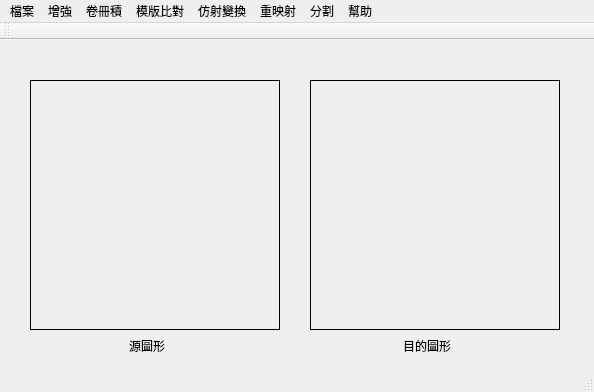
<?xml version="1.0" encoding="UTF-8"?>
<ui version="4.0">
 <class>MainWindow</class>
 <widget class="QMainWindow" name="MainWindow">
  <property name="geometry">
   <rect>
    <x>0</x>
    <y>0</y>
    <width>594</width>
    <height>392</height>
   </rect>
  </property>
  <property name="windowTitle">
   <string>chapter2</string>
  </property>
  <widget class="QWidget" name="centralWidget">
   <widget class="QLabel" name="label1">
    <property name="geometry">
     <rect>
      <x>30</x>
      <y>40</y>
      <width>250</width>
      <height>250</height>
     </rect>
    </property>
    <property name="frameShape">
     <enum>QFrame::Box</enum>
    </property>
    <property name="text">
     <string/>
    </property>
   </widget>
   <widget class="QLabel" name="label2">
    <property name="geometry">
     <rect>
      <x>310</x>
      <y>40</y>
      <width>250</width>
      <height>250</height>
     </rect>
    </property>
    <property name="frameShape">
     <enum>QFrame::Box</enum>
    </property>
    <property name="text">
     <string/>
    </property>
   </widget>
   <widget class="QLabel" name="label3">
    <property name="geometry">
     <rect>
      <x>0</x>
      <y>0</y>
      <width>101</width>
      <height>41</height>
     </rect>
    </property>
    <property name="text">
     <string/>
    </property>
   </widget>
   <widget class="QLabel" name="label">
    <property name="geometry">
     <rect>
      <x>120</x>
      <y>300</y>
      <width>54</width>
      <height>12</height>
     </rect>
    </property>
    <property name="text">
     <string>源圖形</string>
    </property>
    <property name="alignment">
     <set>Qt::AlignCenter</set>
    </property>
   </widget>
   <widget class="QLabel" name="label_2">
    <property name="geometry">
     <rect>
      <x>400</x>
      <y>300</y>
      <width>54</width>
      <height>12</height>
     </rect>
    </property>
    <property name="text">
     <string>目的圖形</string>
    </property>
    <property name="alignment">
     <set>Qt::AlignCenter</set>
    </property>
   </widget>
  </widget>
  <widget class="QMenuBar" name="menuBar">
   <property name="geometry">
    <rect>
     <x>0</x>
     <y>0</y>
     <width>594</width>
     <height>23</height>
    </rect>
   </property>
   <widget class="QMenu" name="menu">
    <property name="title">
     <string>檔案</string>
    </property>
    <addaction name="openLenaJpg"/>
    <addaction name="openCustomeFile"/>
    <addaction name="restoreFile"/>
    <addaction name="Clear"/>
    <addaction name="exitSystem"/>
   </widget>
   <widget class="QMenu" name="menu_2">
    <property name="title">
     <string>幫助</string>
    </property>
    <addaction name="copyright"/>
    <addaction name="about"/>
   </widget>
   <widget class="QMenu" name="menu_3">
    <property name="title">
     <string>增強</string>
    </property>
    <addaction name="HistEqualize"/>
    <addaction name="contrast"/>
    <addaction name="light"/>
    <addaction name="contrastAndLight"/>
   </widget>
   <widget class="QMenu" name="menu_4">
    <property name="title">
     <string>卷冊積</string>
    </property>
    <addaction name="filter2D1"/>
    <addaction name="filter2D2"/>
    <addaction name="filter2D3"/>
    <addaction name="filter2D4"/>
    <addaction name="filter2D5"/>
    <addaction name="filter2D6"/>
   </widget>
   <widget class="QMenu" name="menu_5">
    <property name="title">
     <string>模版比對</string>
    </property>
    <addaction name="actionCV_TM_SQDIFF"/>
    <addaction name="actionCV_TM_SQDIFF_NORMED"/>
    <addaction name="actionCV_TM_CCORR"/>
    <addaction name="actionCV_TM_CCORR_NORMED"/>
    <addaction name="actionCV_TM_CCOEFF"/>
    <addaction name="actionCV_TM_CCOEFF_NORMED"/>
   </widget>
   <widget class="QMenu" name="menu_10">
    <property name="title">
     <string>仿射變換</string>
    </property>
    <addaction name="wrapAffine"/>
    <addaction name="rotateWrapAffine"/>
   </widget>
   <widget class="QMenu" name="menu_11">
    <property name="title">
     <string>重映射</string>
    </property>
    <addaction name="remapCopy"/>
    <addaction name="remapX"/>
    <addaction name="remapY"/>
    <addaction name="remapSmall"/>
    <addaction name="remapRotate"/>
    <addaction name="remapDiagonal"/>
   </widget>
   <widget class="QMenu" name="menu_12">
    <property name="title">
     <string>分割</string>
    </property>
    <widget class="QMenu" name="menuThreshold">
     <property name="title">
      <string>threshold</string>
     </property>
     <addaction name="actionTHRESH_BINARY"/>
     <addaction name="actionTHRESH_BINARY_INV"/>
     <addaction name="actionTHRESH_TRUNC"/>
     <addaction name="actionTHRESH_TOZERO"/>
     <addaction name="actionTHRESH_TOZERO_INV_2"/>
    </widget>
    <widget class="QMenu" name="menuTHRESH_OTSU">
     <property name="title">
      <string>THRESH_OTSU</string>
     </property>
     <addaction name="actionTHRESH_BINARY_3"/>
     <addaction name="actionTHRESH_BINARY_INV_3"/>
     <addaction name="actionTHRESH_TRUNC_2"/>
     <addaction name="actionTHRESH_TOZERO_2"/>
     <addaction name="actionTHRESH_TOZERO_INV"/>
    </widget>
    <widget class="QMenu" name="menuAdaptiveThreshold">
     <property name="title">
      <string>adaptiveThreshold</string>
     </property>
     <widget class="QMenu" name="menuTHRESH_BINARY">
      <property name="title">
       <string>THRESH_BINARY</string>
      </property>
      <addaction name="actionADAPTIVE_THRESH_MEAN_C"/>
      <addaction name="actionADAPTIVE_THRESH_GAUSSIAN_C"/>
     </widget>
     <widget class="QMenu" name="menuTHRESH_BINARY_INV">
      <property name="title">
       <string>THRESH_BINARY_INV</string>
      </property>
      <addaction name="actionADAPTIVE_THRESH_GAUSSIAN_C_2"/>
      <addaction name="actionADAPTIVE_THRESH_MEAN_C_2"/>
     </widget>
     <addaction name="menuTHRESH_BINARY"/>
     <addaction name="menuTHRESH_BINARY_INV"/>
    </widget>
    <widget class="QMenu" name="menuTHRESH_TRIANGLE">
     <property name="title">
      <string>THRESH_TRIANGLE</string>
     </property>
     <addaction name="actionTHRESH_BINARY_2"/>
     <addaction name="actionTHRESH_BINARY_INV_2"/>
     <addaction name="actionTHRESH_TRUNC_3"/>
     <addaction name="actionTHRESH_TOZERO_3"/>
     <addaction name="actionTHRESH_TOZERO_INV_3"/>
    </widget>
    <addaction name="menuThreshold"/>
    <addaction name="menuTHRESH_OTSU"/>
    <addaction name="menuTHRESH_TRIANGLE"/>
    <addaction name="menuAdaptiveThreshold"/>
   </widget>
   <addaction name="menu"/>
   <addaction name="menu_3"/>
   <addaction name="menu_4"/>
   <addaction name="menu_5"/>
   <addaction name="menu_10"/>
   <addaction name="menu_11"/>
   <addaction name="menu_12"/>
   <addaction name="menu_2"/>
  </widget>
  <widget class="QToolBar" name="mainToolBar">
   <attribute name="toolBarArea">
    <enum>TopToolBarArea</enum>
   </attribute>
   <attribute name="toolBarBreak">
    <bool>false</bool>
   </attribute>
  </widget>
  <widget class="QStatusBar" name="statusBar"/>
  <action name="openLenaJpg">
   <property name="text">
    <string>開啟測試檔案（lena.jpg)</string>
   </property>
  </action>
  <action name="openCustomeFile">
   <property name="text">
    <string>開啟自訂檔案</string>
   </property>
  </action>
  <action name="restoreFile">
   <property name="text">
    <string>復原</string>
   </property>
  </action>
  <action name="exitSystem">
   <property name="text">
    <string>離開</string>
   </property>
  </action>
  <action name="copyright">
   <property name="text">
    <string>版權</string>
   </property>
  </action>
  <action name="about">
   <property name="text">
    <string>關於</string>
   </property>
  </action>
  <action name="HistEqualize">
   <property name="text">
    <string>直方圖均衡化</string>
   </property>
  </action>
  <action name="contrast">
   <property name="text">
    <string>比較度</string>
   </property>
  </action>
  <action name="light">
   <property name="text">
    <string>亮度</string>
   </property>
  </action>
  <action name="filter2D1">
   <property name="text">
    <string>算子1</string>
   </property>
  </action>
  <action name="filter2D2">
   <property name="text">
    <string>算子2</string>
   </property>
  </action>
  <action name="filter2D3">
   <property name="text">
    <string>算子3</string>
   </property>
  </action>
  <action name="filter2D4">
   <property name="text">
    <string>算子4</string>
   </property>
  </action>
  <action name="filter2D5">
   <property name="text">
    <string>算子5</string>
   </property>
  </action>
  <action name="filter2D6">
   <property name="text">
    <string>算子6</string>
   </property>
  </action>
  <action name="contrastAndLight">
   <property name="text">
    <string>亮度&amp;比較度</string>
   </property>
  </action>
  <action name="actionCV_TM_SQDIFF">
   <property name="text">
    <string>TM_SQDIFF</string>
   </property>
   <property name="toolTip">
    <string>TM_SQDIFF</string>
   </property>
  </action>
  <action name="actionCV_TM_SQDIFF_NORMED">
   <property name="text">
    <string>TM_SQDIFF_NORMED</string>
   </property>
   <property name="toolTip">
    <string>TM_SQDIFF_NORMED</string>
   </property>
  </action>
  <action name="actionCV_TM_CCORR">
   <property name="text">
    <string>TM_CCORR</string>
   </property>
   <property name="toolTip">
    <string>TM_CCORR</string>
   </property>
  </action>
  <action name="actionCV_TM_CCORR_NORMED">
   <property name="text">
    <string>TM_CCORR_NORMED</string>
   </property>
   <property name="toolTip">
    <string>TM_CCORR_NORMED</string>
   </property>
  </action>
  <action name="actionCV_TM_CCOEFF">
   <property name="text">
    <string>TM_CCOEFF</string>
   </property>
   <property name="toolTip">
    <string>TM_CCOEFF</string>
   </property>
  </action>
  <action name="actionCV_TM_CCOEFF_NORMED">
   <property name="text">
    <string>TM_CCOEFF_NORMED</string>
   </property>
   <property name="toolTip">
    <string>TM_CCOEFF_NORMED</string>
   </property>
  </action>
  <action name="resizeSmall">
   <property name="text">
    <string>拉遠</string>
   </property>
  </action>
  <action name="resizeBig">
   <property name="text">
    <string>拉近</string>
   </property>
  </action>
  <action name="mirrorHorizen">
   <property name="text">
    <string>水平</string>
   </property>
  </action>
  <action name="mirrorVertical">
   <property name="text">
    <string>垂直</string>
   </property>
  </action>
  <action name="mirrorHorizenAndVertical">
   <property name="text">
    <string>水平垂直</string>
   </property>
  </action>
  <action name="action_7">
   <property name="text">
    <string>旋轉</string>
   </property>
  </action>
  <action name="wrapAffine">
   <property name="text">
    <string>單純仿射</string>
   </property>
  </action>
  <action name="rotateWrapAffine">
   <property name="text">
    <string>旋轉仿射</string>
   </property>
  </action>
  <action name="remapX">
   <property name="text">
    <string>x軸</string>
   </property>
  </action>
  <action name="remapY">
   <property name="text">
    <string>y軸</string>
   </property>
  </action>
  <action name="remapSmall">
   <property name="text">
    <string>拉遠</string>
   </property>
  </action>
  <action name="remapRotate">
   <property name="text">
    <string>旋轉</string>
   </property>
  </action>
  <action name="clockwise">
   <property name="text">
    <string>順時針無縮放</string>
   </property>
  </action>
  <action name="clockwiseResize">
   <property name="text">
    <string>順時針縮放</string>
   </property>
  </action>
  <action name="UNclockwise">
   <property name="text">
    <string>逆時針</string>
   </property>
  </action>
  <action name="zeroRotateResize">
   <property name="text">
    <string>零旋轉縮放</string>
   </property>
  </action>
  <action name="actionTHRESH_BINARY">
   <property name="text">
    <string>THRESH_BINARY</string>
   </property>
  </action>
  <action name="actionTHRESH_BINARY_INV">
   <property name="text">
    <string>THRESH_BINARY_INV</string>
   </property>
  </action>
  <action name="actionTHRESH_BINARY_3">
   <property name="text">
    <string>THRESH_BINARY</string>
   </property>
  </action>
  <action name="actionTHRESH_BINARY_INV_3">
   <property name="text">
    <string>THRESH_BINARY_INV</string>
   </property>
  </action>
  <action name="actionTHRESH_TRUNC">
   <property name="text">
    <string>THRESH_TRUNC</string>
   </property>
  </action>
  <action name="actionTHRESH_TRUNC_2">
   <property name="text">
    <string>THRESH_TRUNC</string>
   </property>
  </action>
  <action name="actionTHRESH_TOZERO">
   <property name="text">
    <string>THRESH_TOZERO</string>
   </property>
  </action>
  <action name="actionTHRESH_TOZERO_2">
   <property name="text">
    <string>THRESH_TOZERO</string>
   </property>
  </action>
  <action name="actionTHRESH_TOZERO_INV">
   <property name="text">
    <string>THRESH_TOZERO_INV</string>
   </property>
  </action>
  <action name="actionTHRESH_TOZERO_INV_2">
   <property name="text">
    <string>THRESH_TOZERO_INV</string>
   </property>
  </action>
  <action name="actionADAPTIVE_THRESH_MEAN_C">
   <property name="text">
    <string>ADAPTIVE_THRESH_MEAN_C</string>
   </property>
  </action>
  <action name="actionADAPTIVE_THRESH_GAUSSIAN_C">
   <property name="text">
    <string>ADAPTIVE_THRESH_GAUSSIAN_C</string>
   </property>
  </action>
  <action name="actionADAPTIVE_THRESH_GAUSSIAN_C_2">
   <property name="text">
    <string>ADAPTIVE_THRESH_GAUSSIAN_C</string>
   </property>
  </action>
  <action name="actionADAPTIVE_THRESH_MEAN_C_2">
   <property name="text">
    <string>ADAPTIVE_THRESH_MEAN_C</string>
   </property>
  </action>
  <action name="action">
   <property name="text">
    <string>銳化</string>
   </property>
  </action>
  <action name="action_2">
   <property name="text">
    <string>標准</string>
   </property>
  </action>
  <action name="action_3">
   <property name="text">
    <string>高斯</string>
   </property>
  </action>
  <action name="action_4">
   <property name="text">
    <string>中值</string>
   </property>
  </action>
  <action name="action_5">
   <property name="text">
    <string>雙邊</string>
   </property>
  </action>
  <action name="remapDiagonal">
   <property name="text">
    <string>xy軸互換</string>
   </property>
  </action>
  <action name="remapCopy">
   <property name="text">
    <string>複製</string>
   </property>
  </action>
  <action name="actionTHRESH_BINARY_2">
   <property name="text">
    <string>THRESH_BINARY</string>
   </property>
  </action>
  <action name="actionTHRESH_BINARY_INV_2">
   <property name="text">
    <string>THRESH_BINARY_INV</string>
   </property>
  </action>
  <action name="actionTHRESH_TRUNC_3">
   <property name="text">
    <string>THRESH_TRUNC</string>
   </property>
  </action>
  <action name="actionTHRESH_TOZERO_3">
   <property name="text">
    <string>THRESH_TOZERO</string>
   </property>
  </action>
  <action name="actionTHRESH_TOZERO_INV_3">
   <property name="text">
    <string>THRESH_TOZERO_INV</string>
   </property>
  </action>
  <action name="Clear">
   <property name="text">
    <string>清除</string>
   </property>
  </action>
 </widget>
 <layoutdefault spacing="6" margin="11"/>
 <resources/>
 <connections/>
</ui>
